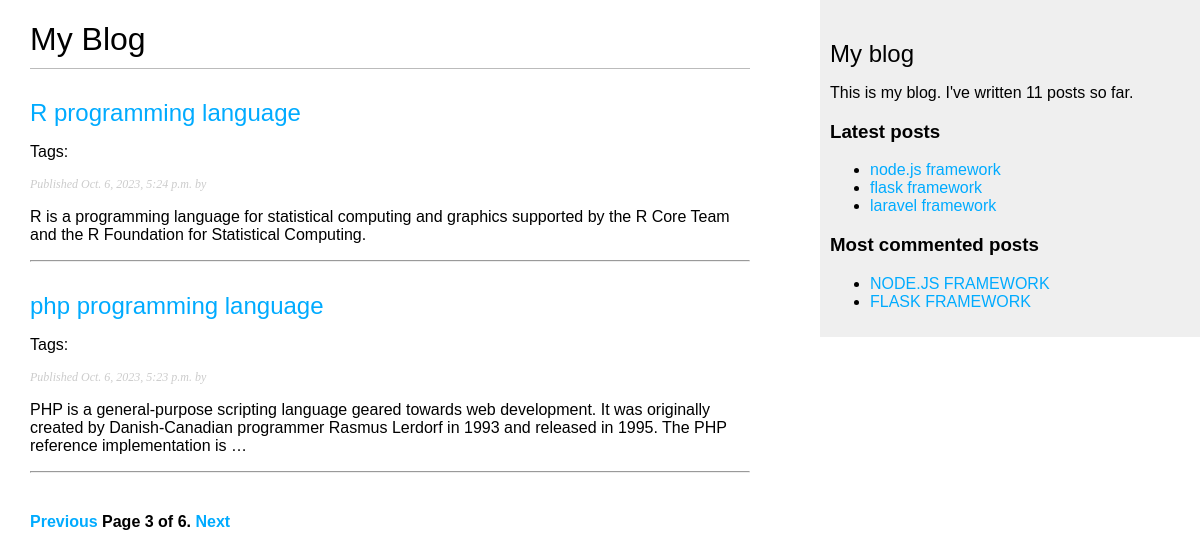
Page /blog/?page=3 on the committed database.
### blog/models.py (models this page shows, shortened)
class Post(models.Model):
    class Status(models.TextChoices):
        DRAFT = 'DF' , 'Draft'
        PUBLISHED = 'PB' , 'Published'
    title = models.CharField(max_length=250)
    slug = models.SlugField(max_length=250, unique_for_date='publish')
    auth = models.ForeignKey(User, on_delete=models.CASCADE, related_name='blog_posts')
    body = models.TextField()
    publish = models.DateTimeField(default=timezone.now)
    created = models.DateTimeField(auto_now_add=True)
    updated = models.DateTimeField(auto_now=True)
    status = models.CharField(max_length=2, choices=Status.choices, default=Status.DRAFT)
    tags = TaggableManager()
    class Meta:
        ordering = ['-publish']
        indexes = [
            models.Index(fields=['-publish']),
        ]
    def get_absolute_url(self):
        return reverse("blog:post_detail",args=[
            self.publish.year,
            self.publish.month,
            self.publish.day,
            self.slug,
        ])

### blog/views.py (the view)
# urls.py: path('', views.post_list, name='post_list'),
def post_list(request, tag_slug=None):
    post_list = Post.objects.all()
    tag = None
    if tag_slug:
        tag = get_object_or_404(Tag, slug=tag_slug)
        post_list = post_list.filter(tags__in=[tag])
    paginator = Paginator(post_list, 2)
    page_number = request.GET.get('page', 1)
    try:
        posts = paginator.page(page_number)
    except PageNotAnInteger:
        posts = paginator.page(1)
    except EmptyPage:
        posts = paginator.page(paginator.num_pages)
    return render(request, 'blog/post/list.html', {'posts': posts, 'tag': tag})

### blog/templatetags/blog_tags.py (called while the page is built)
@register.simple_tag
def total_posts():
    return Post.objects.count()

@register.inclusion_tag('blog/post/latest_posts.html')
def show_latest_posts(count=5):
    latest_posts = Post.objects.order_by('-publish')[:count]
    return {'latest_posts': latest_posts}

@register.simple_tag
def get_most_commented_posts(count=5):
    return Post.objects.annotate(total_comments=Count('comments')).order_by('-total_comments')[:count]

@register.filter(name='markdown')
def markdown_format(text):
    return mark_safe(markdown.markdown(text))

### blog/templates/blog/post/list.html (shortened to what this page needs)
{% extends "blog/base.html" %}
{% load blog_tags %}
{% block content %}
    <h1>My Blog</h1>
    {% for post in posts %}
        <h2>
        <a href="{{ post.get_absolute_url }}">
            {{ post.title }}
        </a>
        </h2>
        <p class="tags">
            Tags:
        </p>
        <p class="date">
        Published {{ post.publish }} by {{ post.author }}
        </p>
        {{ post.body|markdown|truncatewords_html:30 }}
        <hr />
    {% endfor %}
    {% include "pagination.html" with page=posts %}
{% endblock %}

### blog/templates/blog/base.html (shortened to what this page needs)
{% load static %}
{% load blog_tags %}
<!DOCTYPE html>
<html>
    <head>
        <link href="{% static "css/blog.css" %}" rel="stylesheet">
    </head>
    <body>
        <div id="content">
            {% block content %}
            {% endblock %}
        </div>
        <div id="sidebar">
            <h2>My blog</h2>
            <p>
                This is my blog.
                I've written {% total_posts %} posts so far.
            </p>
            <h3>Latest posts</h3>
            {% show_latest_posts 3 %}
            <h3>Most commented posts</h3>
            {% get_most_commented_posts 2 as most_commented_posts %}
            <ul>
                {% for post in most_commented_posts %}
                    <li>
                        <a href="{{ post.get_absolute_url }}">{{ post.title|upper }}</a>
                    </li>
                {% endfor %}
            </ul>
        </div>
    </body>
</html>

### blog/templates/blog/post/latest_posts.html
<ul>
    {% for post in latest_posts %}
        <li>
            <a href="{{ post.get_absolute_url }}">{{ post.title }}</a>
        </li>
    {% endfor %}
</ul>

### blog/static/css/blog.css (style rules this page uses)
body { margin:0; padding:0; font-family:helvetica, sans-serif; }
a { color:#00abff; text-decoration:none; }
h1 { font-weight:normal; border-bottom:1px solid #bbb; padding:0 0 10px 0; }
h2 { font-weight:normal; margin:30px 0 0; }
#content { float:left; width:60%; padding:0 0 0 30px; }
#sidebar { float:right; width:30%; padding:10px; background:#efefef; height:100%; }
p.date { color:#ccc; font-family: georgia, serif; font-size: 12px; font-style: italic; }

### rows in the picture
Post: title "R programming language", publish "Oct. 6, 2023, 5:24 p.m.", body "R is a programming language for statistical computing and graphics supported by the R Core Team and the R Foundation for Statistical Computing."
Post: title "php programming language", publish "Oct. 6, 2023, 5:23 p.m.", body "PHP is a general-purpose scripting language geared towards web development. It was originally created by Danish-Canadian programmer Rasmus Lerdorf in 1993 and released in 1995. The PHP reference implementation is …"
Post: title "node.js framework", title "NODE.JS FRAMEWORK"
Post: title "flask framework", title "FLASK FRAMEWORK"
Post: title "laravel framework"

### other values in the picture
{{ page.number }} "3"
{{ page.paginator.num_pages }} "6"
